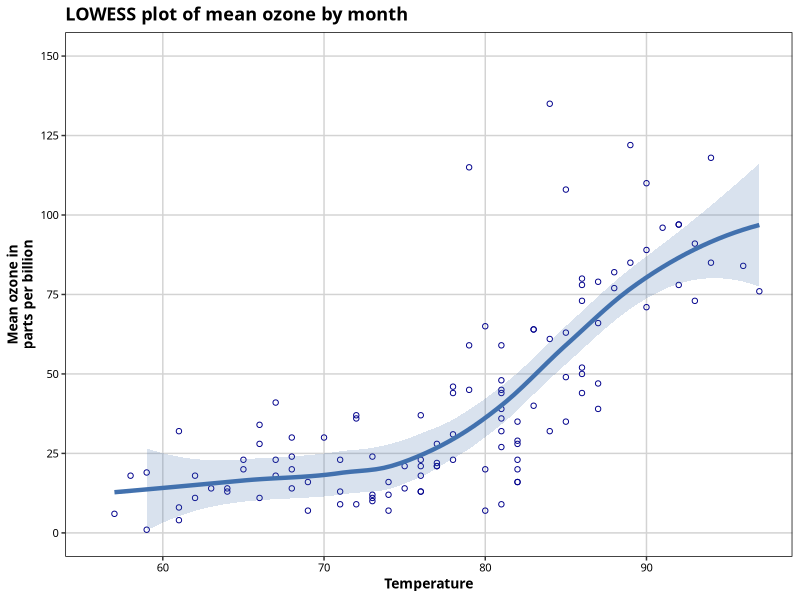
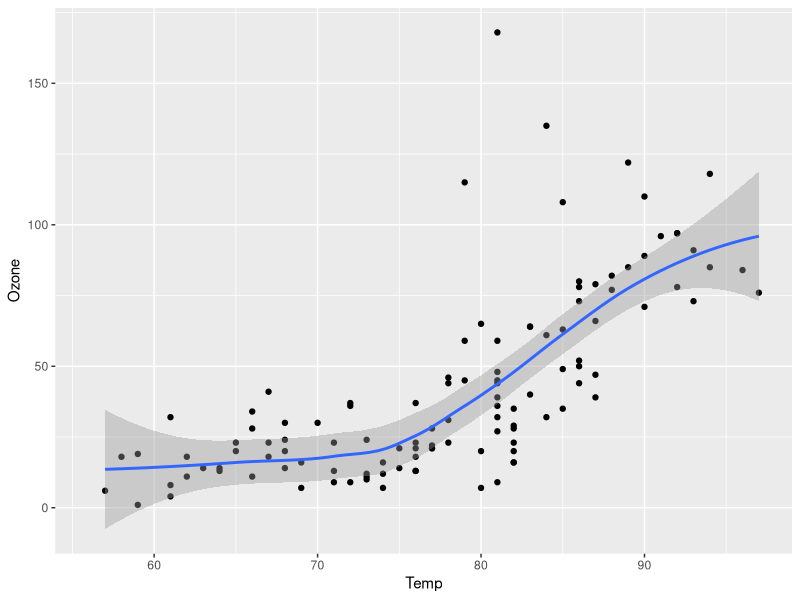
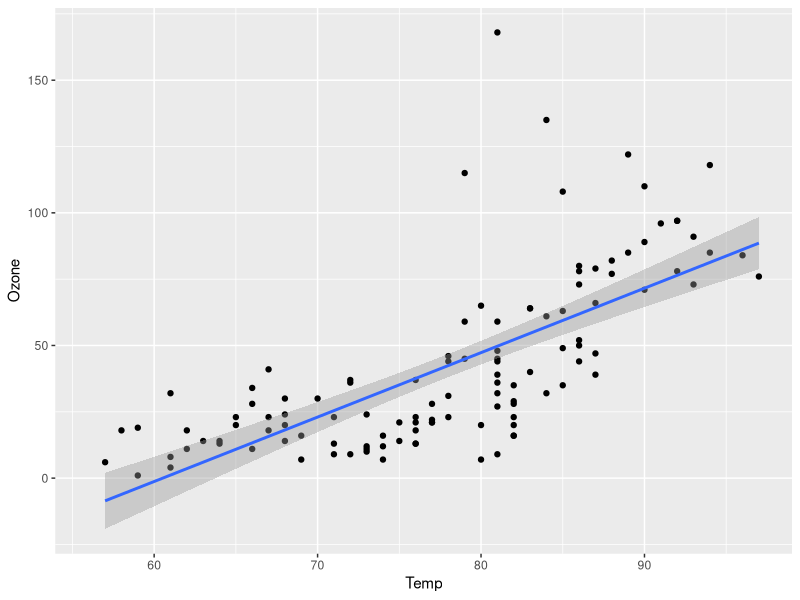
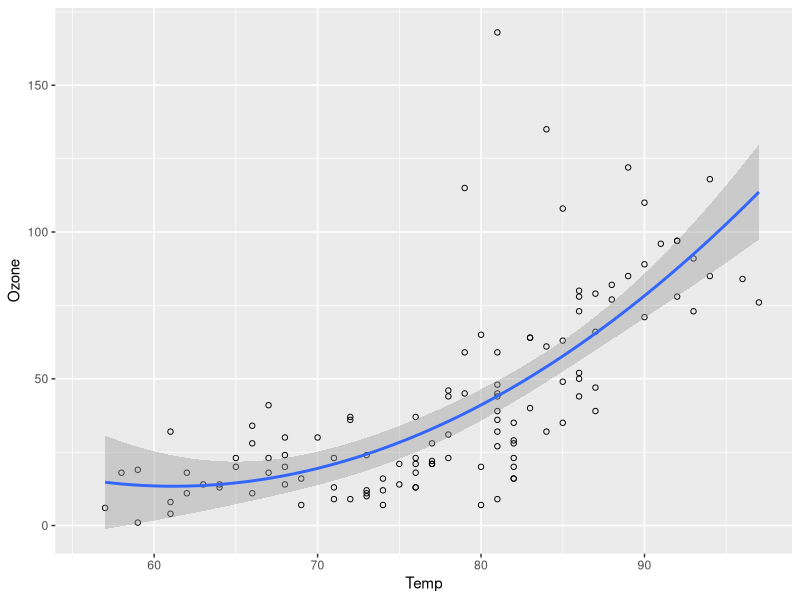
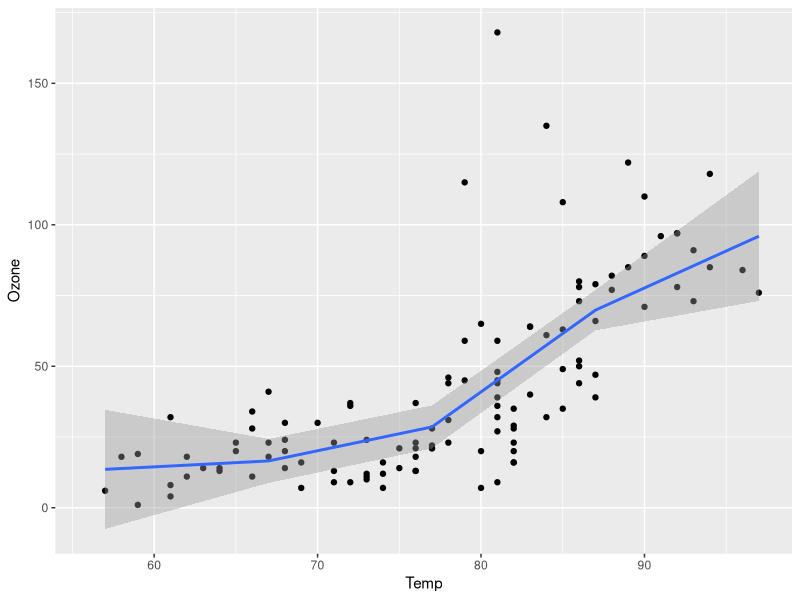
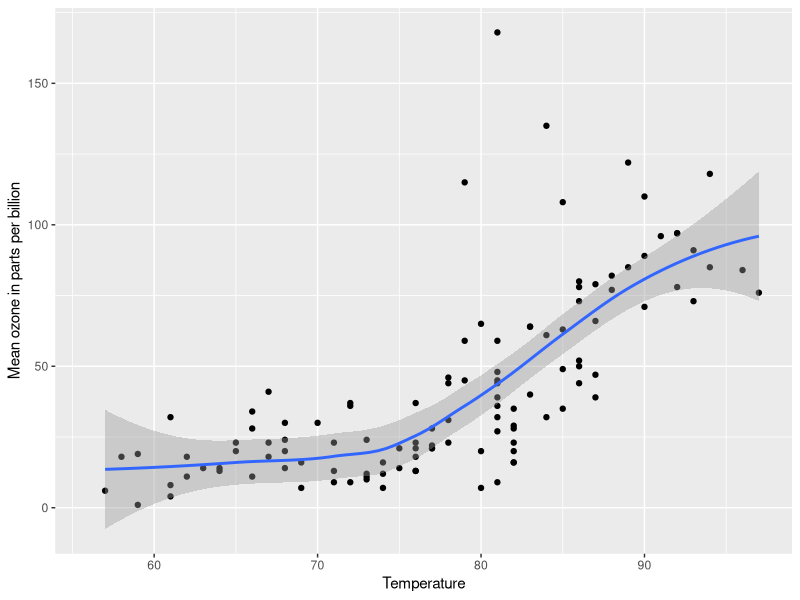
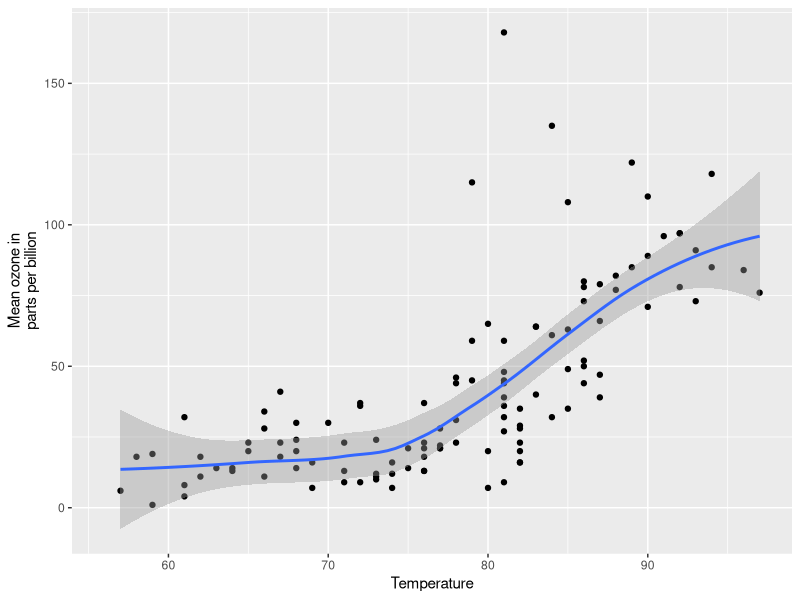
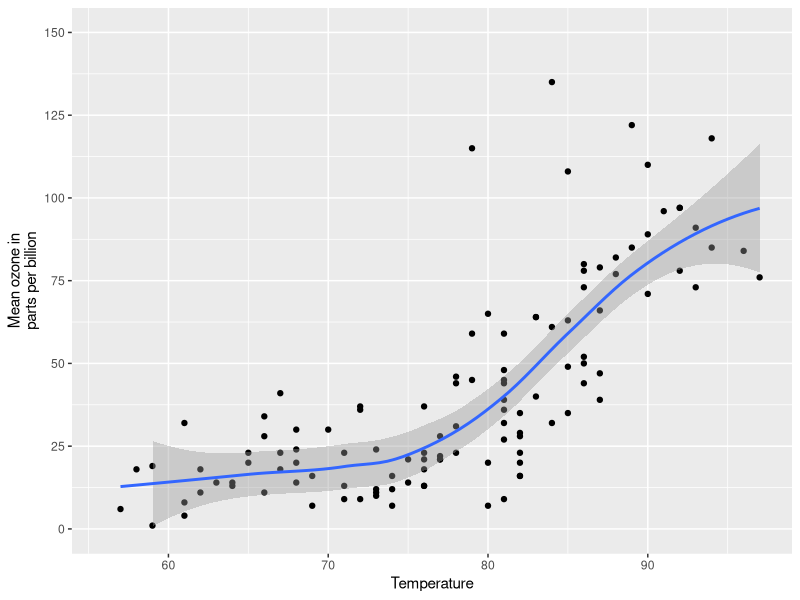

Write R code to recreate these figures, in order.
## ---- chunk 1
knitr::opts_chunk$set(message = F, error = F, warning = F, comment = NA, fig.align = 'center', dpi = 100, fig.width=6, fig.height=5, tidy = F, cache.path = '12_Lowess_Plots_cache/', fig.path = '12_Lowess_Plot/')
## ---- chunk 2
library(datasets)
library(ggplot2)
library(ggthemes)
library(grid)
library(RColorBrewer)

fill <- "#4271AE"

p12 <- ggplot(airquality, aes(x = Temp, y = Ozone)) + 
  geom_point(shape = 21, colour = "darkblue") + 
  geom_smooth(method = "loess", 
              colour = fill, size = 1.5, alpha = 0.2, fill = fill) +
  scale_x_continuous(name = "Temperature") +
  scale_y_continuous(name = "Mean ozone in\nparts per billion",
                     breaks = seq(0, 150, 25), limits=c(0, 150)) +
  ggtitle("LOWESS plot of mean ozone by month") +
  theme_bw() +
  theme(panel.border = element_rect(colour = "black", fill=NA, size=.5),
    panel.grid.major = element_line(colour = "#d3d3d3"), 
    panel.grid.minor = element_blank(), 
    panel.background = element_blank(),
    plot.title = element_text(size = 13, family = "Tahoma", face = "bold"),
    text=element_text(family = "Tahoma"), 
    axis.title = element_text(face="bold", size = 10),
    axis.text.x = element_text(colour="black", size = 8),
    axis.text.y = element_text(colour="black", size = 8)) 
p12
## ---- chunk 3
library(datasets)
library(ggplot2)
library(ggthemes)
library(grid)
library(RColorBrewer)

data(airquality)
## ---- chunk 4
p12 <- ggplot(airquality, aes(x = Temp, y = Ozone)) + 
  geom_point() + 
  stat_smooth(method = "loess")
p12
## ---- chunk 5
p12 <- ggplot(airquality, aes(x = Temp, y = Ozone)) + 
  geom_point() + 
  geom_smooth(method=lm)
p12
## ---- chunk 6
m1 <- summary(lm(Ozone ~ Temp, data = airquality))
m1$adj.r.squared
## ---- chunk 7
p12 <- ggplot(airquality, aes(x = Temp, y = Ozone)) + 
  geom_point(shape=1) + 
  stat_smooth(method = "lm", formula = y ~ x + I(x^2))
p12
## ---- chunk 8
m2 <- summary(lm(Ozone ~ Temp + I(Temp^2), data = airquality))
m2$adj.r.squared
## ---- chunk 9
p12 <- ggplot(airquality, aes(x = Temp, y = Ozone)) + 
  geom_point() + 
  geom_smooth(method = "loess", n = 5)
p12
## ---- chunk 10
p12 <- ggplot(airquality, aes(x = Temp, y = Ozone)) + 
  geom_point() + 
  stat_smooth(method = "loess") +
  scale_x_continuous(name = "Temperature") +
  scale_y_continuous(name = "Mean ozone in parts per billion")
p12
## ---- chunk 11
p12 <- p12 + scale_y_continuous(name = "Mean ozone in\nparts per billion")
p12
## ---- chunk 12
p12 <- p12 + scale_y_continuous(name = "Mean ozone in\nparts per billion",
                                breaks = seq(0, 150, 25), limits=c(0, 150))
p12
## ---- chunk 13
p12 <- p12 + ggtitle("LOWESS plot of mean ozone by month")
p12
## ---- chunk 14
fill <- "gold1"

p12 <- ggplot(airquality, aes(x = Temp, y = Ozone)) + 
  geom_point() + 
  geom_smooth(method = "loess", colour = fill) +
  scale_x_continuous(name = "Temperature") +
  scale_y_continuous(name = "Mean ozone in\nparts per billion",
                     breaks = seq(0, 150, 25), limits=c(0, 150)) +
  ggtitle("LOWESS plot of mean ozone by month")
p12
## ---- chunk 15
fill <- "#4271AE"

p12 <- ggplot(airquality, aes(x = Temp, y = Ozone)) + 
  geom_point() + 
  geom_smooth(method = "loess", colour = fill) +
  scale_x_continuous(name = "Temperature") +
  scale_y_continuous(name = "Mean ozone in\nparts per billion",
                     breaks = seq(0, 150, 25), limits=c(0, 150)) +
  ggtitle("LOWESS plot of mean ozone by month")
p12
## ---- chunk 16
fill <- "#4271AE"

p12 <- ggplot(airquality, aes(x = Temp, y = Ozone)) + 
  geom_point() + 
  geom_smooth(method = "loess", colour = fill, size = 1.5) +
  scale_x_continuous(name = "Temperature") +
  scale_y_continuous(name = "Mean ozone in\nparts per billion",
                     breaks = seq(0, 150, 25), limits=c(0, 150)) +
  ggtitle("LOWESS plot of mean ozone by month")
p12
## ---- chunk 17
fill <- "#4271AE"

p12 <- ggplot(airquality, aes(x = Temp, y = Ozone)) + 
  geom_point() + 
  geom_smooth(method = "loess", colour = fill, size = 1.5, alpha = 0.2) +
  scale_x_continuous(name = "Temperature") +
  scale_y_continuous(name = "Mean ozone in\nparts per billion",
                     breaks = seq(0, 150, 25), limits=c(0, 150)) +
  ggtitle("LOWESS plot of mean ozone by month")
p12
## ---- chunk 18
fill <- "#4271AE"

p12 <- ggplot(airquality, aes(x = Temp, y = Ozone)) + 
  geom_point() + 
  geom_smooth(method = "loess", colour = fill, size = 1.5, 
              alpha = 0.2, fill = fill) +
  scale_x_continuous(name = "Temperature") +
  scale_y_continuous(name = "Mean ozone in\nparts per billion",
                     breaks = seq(0, 150, 25), limits=c(0, 150)) +
  ggtitle("LOWESS plot of mean ozone by month")
p12
## ---- chunk 19
fill <- "#4271AE"

p12 <- ggplot(airquality, aes(x = Temp, y = Ozone)) + 
  geom_point() + 
  geom_smooth(method = "loess", colour = fill, size = 1.5, se = FALSE) +
  scale_x_continuous(name = "Temperature") +
  scale_y_continuous(name = "Mean ozone in\nparts per billion",
                     breaks = seq(0, 150, 25), limits=c(0, 150)) +
  ggtitle("LOWESS plot of mean ozone by month")
p12
## ---- chunk 20
fill <- "#4271AE"

p12 <- ggplot(airquality, aes(x = Temp, y = Ozone)) + 
  geom_point(shape = 21, colour = "darkblue") + 
  geom_smooth(method = "loess", colour = fill, size = 1.5, 
              alpha = 0.2, fill = fill) +
  scale_x_continuous(name = "Temperature") +
  scale_y_continuous(name = "Mean ozone in\nparts per billion",
                     breaks = seq(0, 150, 25), limits=c(0, 150)) +
  ggtitle("LOWESS plot of mean ozone by month")
p12
## ---- chunk 21
fill <- "#4271AE"

p12 <- ggplot(airquality, aes(x = Temp, y = Ozone)) + 
  geom_smooth(method = "loess", colour = fill, size = 1.5, 
              alpha = 0.2, fill = fill) +
  scale_x_continuous(name = "Temperature") +
  scale_y_continuous(name = "Mean ozone in\nparts per billion",
                     breaks = seq(0, 125, 25), limits=c(0, 125)) +
  ggtitle("LOWESS plot of mean ozone by month")
p12
## ---- chunk 22
fill <- "#4271AE"

p12 <- ggplot(airquality, aes(x = Temp, y = Ozone)) + 
  geom_point(shape = 21, colour = "darkblue") + 
  geom_smooth(method = "loess", colour = fill, size = 1.5, 
              alpha = 0.2, fill = fill) +
  scale_x_continuous(name = "Temperature") +
  scale_y_continuous(name = "Mean ozone in\nparts per billion",
                     breaks = seq(0, 150, 25), limits=c(0, 150)) +
  ggtitle("LOWESS plot of mean ozone by month") +
  theme_bw()
p12
## ---- chunk 23
p12 <- ggplot(airquality, aes(x = Temp, y = Ozone)) + 
  geom_point(shape = 21, colour = "black") + 
  geom_smooth(method = "loess", colour = "#56B4E9", size = 1.5, 
              alpha = 0.2, fill = "#56B4E9") +
  scale_x_continuous(name = "Temperature") +
  scale_y_continuous(name = "Mean ozone in\nparts per billion",
                     breaks = seq(0, 150, 25), limits=c(0, 150)) +
  ggtitle("LOWESS plot of mean ozone by month") +
  theme(axis.line.x = element_line(size=.5, colour = "black"), 
    axis.line.y = element_line(size=.5, colour = "black"),     
    axis.text.x=element_text(colour="black", size = 10), 
    axis.text.y=element_text(colour="black", size = 10), 
    legend.position="bottom", 
    legend.direction="horizontal",
    legend.box = "horizontal", 
    legend.key = element_blank(),
    panel.grid.major = element_blank(),
    panel.grid.minor = element_blank(), 
    panel.background = element_blank(),
    plot.title=element_text(family="xkcd-Regular"), 
    text=element_text(family="xkcd-Regular")) 
p12
## ---- chunk 24
p12 <- ggplot(airquality, aes(x = Temp, y = Ozone)) + 
  geom_point(shape = 21, colour = "#1F3552") + 
  geom_smooth(method = "loess", colour = "#4271AE", size = 1.5, 
              alpha = 0.2, fill = "#4271AE") +
  scale_x_continuous(name = "Temperature") +
  scale_y_continuous(name = "Mean ozone in\nparts per billion",
                     breaks = seq(0, 150, 25), limits=c(0, 150)) +
  ggtitle("LOWESS plot of mean ozone by month") +
  theme_economist() + scale_fill_economist() +
  theme(axis.line.x = element_line(size=.5, colour = "black"),
    axis.title = element_text(size = 12),
    legend.position="bottom", 
    legend.direction="horizontal",
    legend.box = "horizontal", 
    legend.text = element_text(size = 10),
    text = element_text(family = "OfficinaSanITC-Book"),
    plot.title = element_text(family="OfficinaSanITC-Book"))
p12
## ---- chunk 25
p12 <- ggplot(airquality, aes(x = Temp, y = Ozone)) + 
  geom_point(shape = 21, colour = "red") + 
  geom_smooth(method = "loess", colour = "dodgerblue", size = 1.5, 
              alpha = 0.2, fill = "dodgerblue") +
  scale_x_continuous(name = "Temperature") +
  scale_y_continuous(name = "Mean ozone in\nparts per billion",
                     breaks = seq(0, 150, 25), limits=c(0, 150)) +
  ggtitle("LOWESS plot of mean ozone by month") +
  theme_fivethirtyeight() + scale_fill_fivethirtyeight() +   
  theme(axis.title = element_text(family="AtlasGrotesk-Light", size = 12),
    legend.position="bottom", 
    legend.direction="horizontal",
    legend.box = "horizontal", 
    legend.title=element_text(family="AtlasGrotesk-Light", size = 8),
    legend.text=element_text(family="AtlasGrotesk-Light", size = 8),
    plot.title=element_text(family="AtlasGrotesk-Medium", size = 16), 
    text=element_text(family="DecimaMonoPro")) 
p12
## ---- chunk 26
fill <- "#4271AE"

p12 <- ggplot(airquality, aes(x = Temp, y = Ozone)) + 
  geom_point(shape = 21, colour = "darkblue") + 
  geom_smooth(method = "loess", colour = fill, size = 1.5, 
              alpha = 0.2, fill = fill) +
  scale_x_continuous(name = "Temperature") +
  scale_y_continuous(name = "Mean ozone in\nparts per billion",
                     breaks = seq(0, 150, 25), limits=c(0, 150)) +
  ggtitle("LOWESS plot of mean ozone by month") +
  theme_bw() +
  theme(panel.border = element_rect(colour = "black", fill=NA, size=.5),
    panel.grid.major = element_line(colour = "#d3d3d3"), 
    panel.grid.minor = element_blank(), 
    panel.background = element_blank(),
    plot.title = element_text(size = 13, family = "Tahoma", face = "bold"),
    text=element_text(family = "Tahoma"), 
    axis.title = element_text(face="bold", size = 10),
    axis.text.x = element_text(colour="black", size = 8),
    axis.text.y = element_text(colour="black", size = 8)) 
p12
